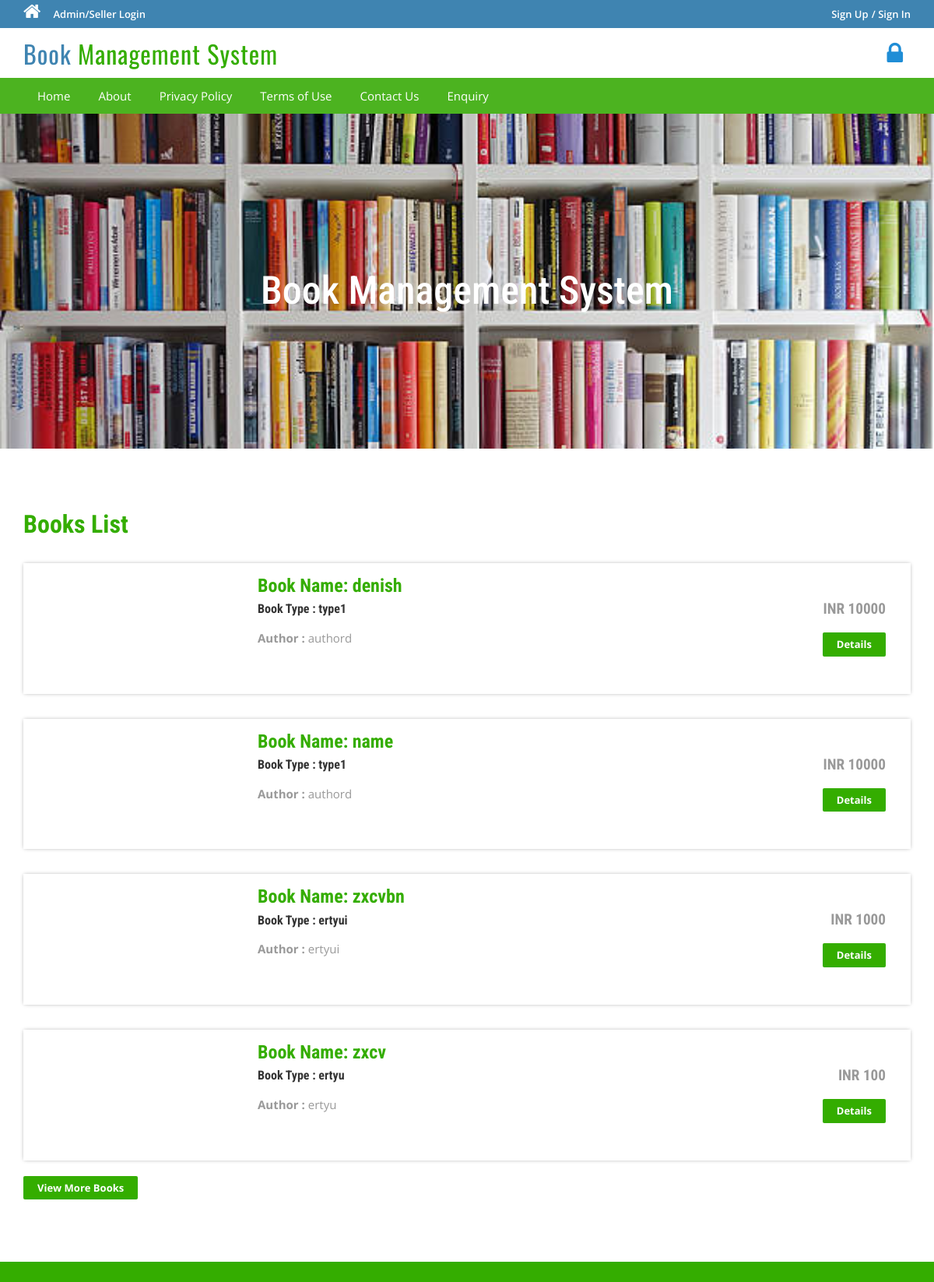
The page / on the database its author committed.
### tables this page shows
CREATE TABLE `tblbooks` (
  `BookId` int(11) NOT NULL AUTO_INCREMENT,
  `userId` int(11) NOT NULL,
  `BookName` varchar(200) NOT NULL,
  `BookType` varchar(150) NOT NULL,
  `BookAuthor` varchar(255) NOT NULL,
  `BookPrice` int(11) NOT NULL,
  `BookDetails` mediumtext NOT NULL,
  `quantity` int(11) NOT NULL,
  `BookImage` varchar(100) NOT NULL,
  `Creationdate` timestamp NOT NULL DEFAULT CURRENT_TIMESTAMP,
  `UpdationDate` timestamp NULL DEFAULT CURRENT_TIMESTAMP ON UPDATE CURRENT_TIMESTAMP,
  PRIMARY KEY (`BookId`)
);

### index.php (the view, shortened to what this page needs)
<?php
include('includes/config.php');
?>
<!DOCTYPE HTML>
<html>
<head>
<link href="css/bootstrap.css" rel='stylesheet' type='text/css' />
<link href="css/style.css" rel='stylesheet' type='text/css' />
<link href="css/font-awesome.css" rel="stylesheet">
<link href="css/animate.css" rel="stylesheet" type="text/css" media="all">
</head>
<body>
<?php include('includes/header.php');?>
<div class="banner">
	<div class="container">
		<h1 class="wow zoomIn animated animated" data-wow-delay=".5s" style="visibility: visible; animation-delay: 0.5s; animation-name: zoomIn;">Book Management System</h1>
	</div>
</div>
<div class="container">
	<div class="holiday">
	<h3>Books List</h3>
<?php $sql = "SELECT * from tblbooks order by rand() limit 4";
$query = $dbh->prepare($sql);
$query->execute();
$results=$query->fetchAll(PDO::FETCH_OBJ);
if($query->rowCount() > 0)
{
foreach($results as $result)
{	?>
			<div class="rom-btm">
				<div class="col-md-3 room-left wow fadeInLeft animated" data-wow-delay=".5s">
				</div>
				<div class="col-md-6 room-midle wow fadeInUp animated" data-wow-delay=".5s">
					<h4>Book Name: <?php echo htmlentities($result->BookName);?></h4>
					<h6>Book Type : <?php echo htmlentities($result->BookType);?></h6>
					<p><b>Author :</b> <?php echo htmlentities($result->BookAuthor);?></p>
				</div>
				<div class="col-md-3 room-right wow fadeInRight animated" data-wow-delay=".5s">
					<h5>INR <?php echo htmlentities($result->BookPrice);?></h5>
					<a href="book-details.php?pkgid=<?php echo htmlentities($result->BookId);?>" class="view">Details</a>
				</div>
				<div class="clearfix"></div>
			</div>
<?php }} ?>
<div><a href="book-list.php" class="view">View More Books</a></div>
</div>
	</div>
<?php include('includes/footer.php');?>
</body>
</html>

### css/style.css (style rules this page uses)
html, body { font-size: 100%; background: #fff; font-family: 'Open Sans', sans-serif; }
body a,.grid_1,plan_1,plan_1.one,plan_1.two,i.icon1, i.icon2, i.icon3, i.icon4, i.icon5, i.icon6 { transition:0.5s all; -webkit-transition:0.5s all; -moz-transition:0.5s all; -o-transition:0.5s all; -ms-transition:0.5s all; }
h1,h2,h3,h4,h5,h6 { margin:0; font-family: 'Roboto Condensed', sans-serif; }
p { margin:0; }
.banner { background: url(../images/3_new.jpg)no-repeat; background-size: cover; -webkit-background-size: cover; -o-background-size: cover; -ms-background-size: cover; -moz-background-size: cover; min-height: 430px; }
.banner h1 { font-size: 50px; margin-bottom: 40px; padding: 4em 0 0; text-align: center; color: #ffffff; }
.holiday { padding: 5em 0; }
.holiday h3 { font-size: 2em; font-weight: 700; color: #34ad00; }
.holiday p { font-size: 1.2em; line-height: 1.8em; margin: 1em 0; color: #999; }
a.view { padding: 6px 18px; font-weight: 700; color: #fff; background-color: #34ad00; border: 0; font-size: 13px; border-radius: 2px; -webkit-transition: all .2s; -moz-transition: all .2s; transition: all .2s; margin-top: 20px; display: inline-block; }
.rom-btm { margin-top: 2em; box-shadow: 0px 0px 5px -1px rgba(0, 0, 0, 0.37); }
.rom-btm h4 { font-size: 1.5em; font-weight: 700; color: #34ad00; }
.rom-btm p { font-size: 15px; color: #999; }
.rom-btm h6 { font-size: 1em; font-weight: 700; margin: 0.5em 0; }
.room-right { text-align: right; padding: 3em 2em; }
.room-midle { padding: 1em; }
.rom-btm h5 { font-size: 1.2em; font-weight: 700; color: #999; }

### rows shown on the page
tblbooks: BookName "denish", BookType "type1", BookAuthor "authord", BookPrice "10000"
tblbooks: BookName "name", BookType "type1", BookAuthor "authord", BookPrice "10000"
tblbooks: BookName "zxcvbn", BookType "ertyui", BookAuthor "ertyui", BookPrice "1000"
tblbooks: BookName "zxcv", BookType "ertyu", BookAuthor "ertyu", BookPrice "100"
